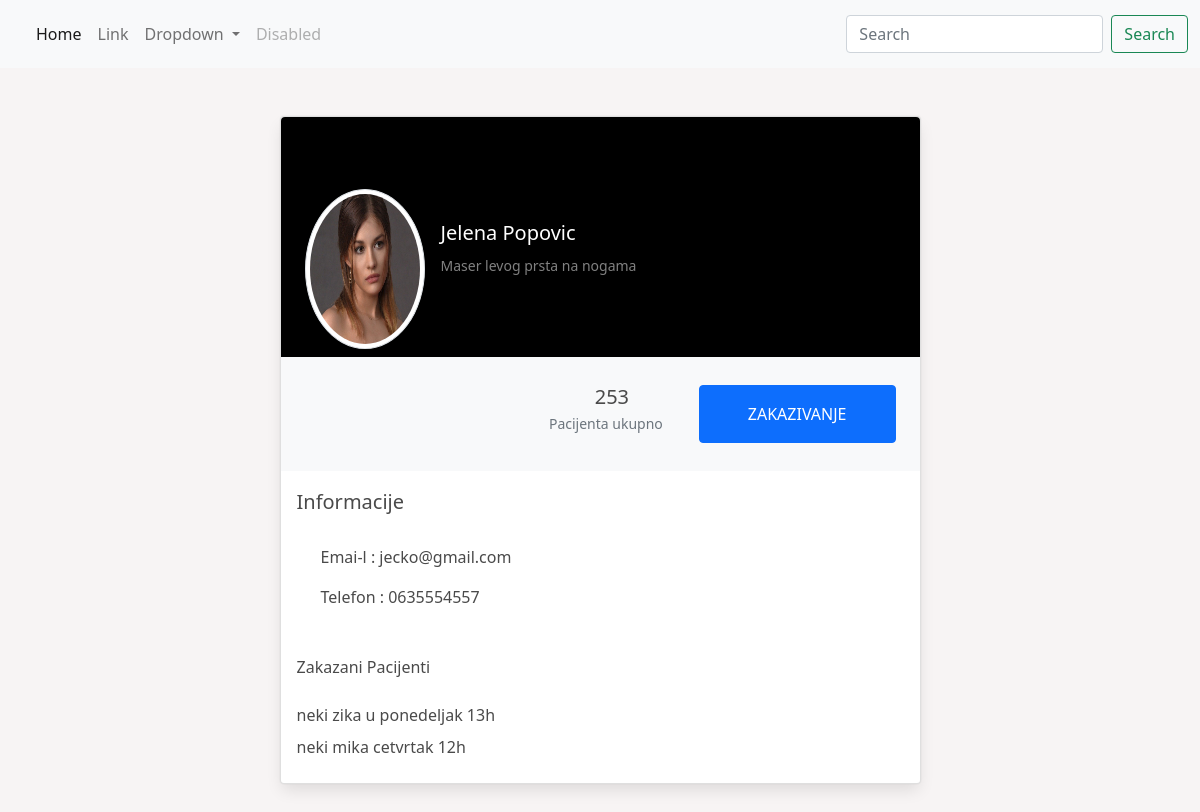
The page /doctor/2/ on the database its author committed.
### doctors/models.py (models this page shows)
class DoctorProfile(models.Model):
    user = models.ForeignKey(User, on_delete=models.CASCADE)
    slug = models.SlugField()
    profile_pic = models.ImageField(null=True, blank=True, upload_to="images")
    name = models.CharField(max_length=255)
    email = models.EmailField()
    phone = models.CharField(max_length=255)
    specialization =models.CharField(max_length=255)
    def __str__(self):
        return str(self.name)

### doctors/views.py (the view)
# urls.py: path('<int:pk>/', DoctorProfilePageView,name="doctor_profile" )
def DoctorProfilePageView(request,pk):
    doc_id = DoctorProfile.objects.get(pk=pk)
    doc_profiles = DoctorProfile.objects.all()
    return render(request, 'doctor_profile.html',{'doc_id':doc_id,'doc_profiles':doc_profiles})

### doctors/templates/doctor_profile.html (shortened to what this page needs)
{% extends 'core.html' %}
{% block content %}
  {% for doctor_profile in doc_profiles %}
        {% if doctor_profile == doc_id %}
<section class="h-100 gradient-custom-2">
    <div class="container py-5 h-100">
      <div class="row d-flex justify-content-center align-items-center h-100">
        <div class="col col-lg-9 col-xl-7">
          <div class="card">
            <div class="rounded-top text-white d-flex flex-row" style="background-color: #000;">
              <div class="ms-4 mt-5 d-flex flex-column">
                <img style="width: 10vw; height: 20vh;"  src="{{ doctor_profile.profile_pic.url }}" alt="Generic placeholder image" class="img-fluid img-thumbnail  docPic rounded-circle  mt-4 mb-2">
              </div>
              <div class="ms-3 pb-3" style="margin-top: 13vh" >
                <h5 >{{ doctor_profile }}</h5>
                <p  style="margin-bottom:0vh;"><small style="color:gray">{{ doctor_profile.specialization }}</small> </p>
              </div>
            </div>
            <div class="p-4 text-black" style="background-color: #f8f9fa;">
              <div class="d-flex justify-content-end text-center py-1">
                <div>
                  <p class="mb-1 h5">253</p>
                  <p class="small text-muted mb-0 mr-3">Pacijenta ukupno</p>
                </div>
                <div>
                    <button class="btn btn-primary px-5 py-3 ml-5">ZAKAZIVANJE</button>
                </div>
              </div>
            </div>
            <div class="card-body p-3 text-black">
              <div class="mb-5">
                <p class="lead fw-normal mb-1">Informacije</p>
                <div class="p-4" >
                    <p>Emai-l : {{ doctor_profile.email }}</p>
                    <p>Telefon : {{ doctor_profile.phone }}</p>
                </div>
              </div>
              <div style="margin-top: -5vh;" class=" justify-content-start  mb-4">
                <p class=" fw-normal mb-0">Zakazani Pacijenti</p>
              </div>
              <div class="row g-2">
                <div class="col mb-2">
                    neki zika u ponedeljak 13h
                </div>
              </div>
              <div class="col mb-2">
                neki mika cetvrtak 12h
            </div>
            </div>
          </div>
        </div>
      </div>
    </div>
  </section>
  {% endif %}
  {% endfor %}
  {% endblock %}

### objects/templates/core.html (style rules this page uses)
body { background:rgb(247, 244, 244); }

### rows shown on the page
DoctorProfile: profile_pic (picture), name "Jelena Popovic", specialization "Maser levog prsta na nogama", email "jecko@gmail.com", phone "0635554557"
